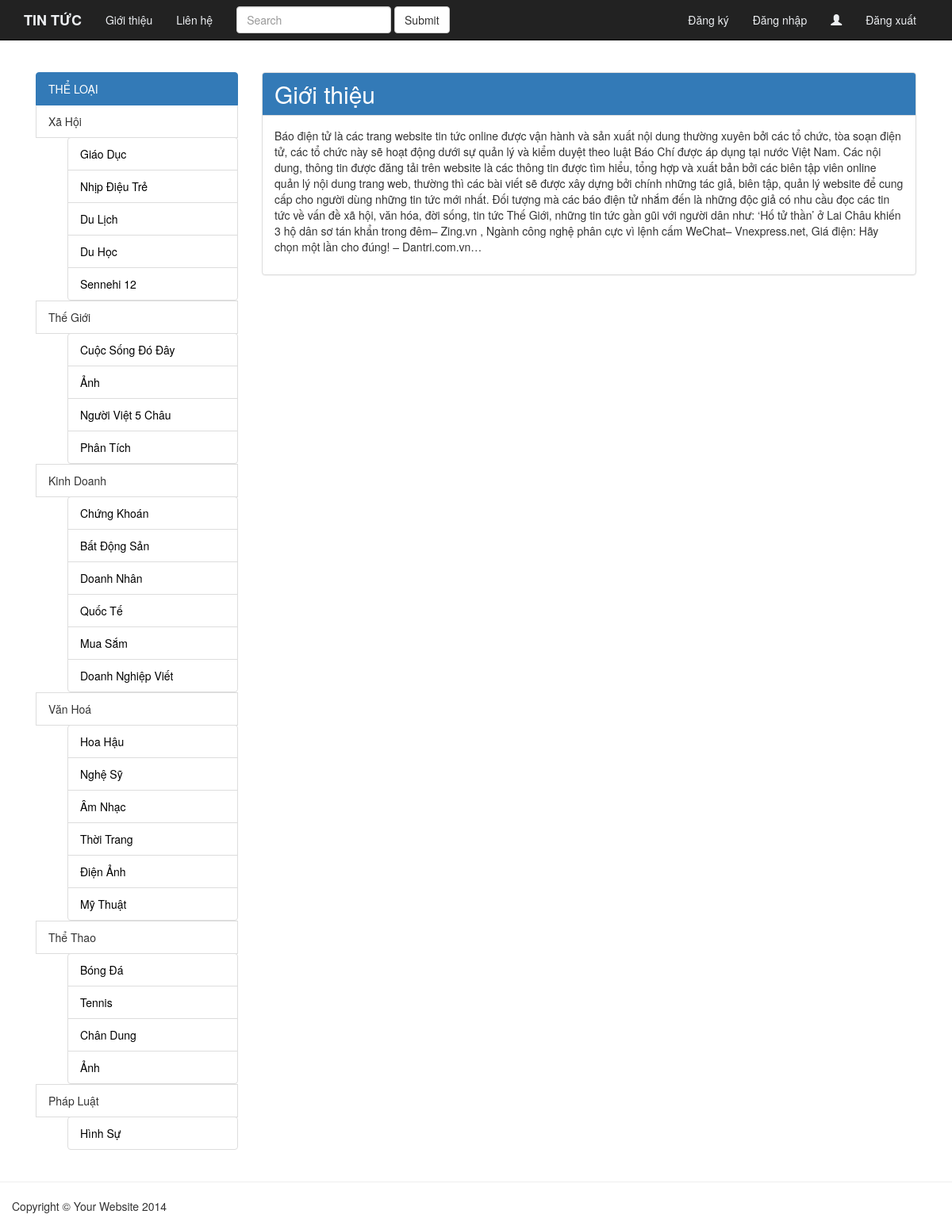
Screenshot of /gioithieu.php with the database file from the repository.
### tables this page shows
CREATE TABLE `theloai` (
  `id` int(10) UNSIGNED NOT NULL,
  `Ten` varchar(255) NOT NULL,
  `TenKhongDau` varchar(255) NOT NULL,
  `created_at` timestamp NULL DEFAULT NULL,
  `updated_at` timestamp NULL DEFAULT NULL
);

CREATE TABLE `loaitin` (
  `id` int(10) UNSIGNED NOT NULL,
  `idTheLoai` int(10) UNSIGNED NOT NULL,
  `Ten` varchar(255) NOT NULL,
  `TenKhongDau` varchar(255) NOT NULL,
  `created_at` timestamp NULL DEFAULT NULL,
  `updated_at` timestamp NULL DEFAULT NULL
);

### function.php (called while the page is built, shortened)
<?php
    function Connect(){
        $ketnoi= mysqli_connect("localhost","root","","tintuc_c21ath2");
        return $ketnoi;
    }
    function Get_All_TheLoai(){
        $conn=Connect();
        $sql="SELECT * FROM theloai";
        $kq= mysqli_query($conn,$sql);
        return $kq;
    }
    function Cac_loaiTin_Theo_TheLoai($idTL){
        $conn=Connect();
        $sql="SELECT * FROM loaitin where idTheLoai=$idTL";
        $kq= mysqli_query($conn,$sql);
        return $kq;
    }

### menu.php (the view)
<div class="col-md-3 ">
			<ul class="list-group" id="menu">
				<li href="#" class="list-group-item menu1 active">
					THỂ LOẠI
				</li>
					<?php
					$kq= Get_All_TheLoai();
					while($row = mysqli_fetch_assoc($kq)){
						$kq1= Cac_loaiTin_Theo_TheLoai($row["id"]);
						if(mysqli_num_rows($kq1) > 0){
					?>
				<li href="#" class="list-group-item menu1">
					<?php
					echo $row["Ten"];
					?>
				</li>
			<ul>
				<?php
				while($row2= mysqli_fetch_assoc($kq1)){
				?>
				<li class="list-group-item">
					<a href="loaitin.php?idlt=<?php echo $row2["id"];?>&TenTL=<?php echo $row["Ten"];?>"><?php echo $row2["Ten"];?></a>
				</li>
				<?php } ?>
			</ul>
				<?php
					} }
				?>
			</ul>
        </div>

### css/shop-homepage.css (style rules this page uses)
body { padding-top: 70px; }

### css/my.css (style rules this page uses)
a { color:black; }

### rows the page displays
theloai: Ten "Xã Hội"
loaitin: Ten "Giáo Dục"
loaitin: Ten "Nhịp Điệu Trẻ"
loaitin: Ten "Du Lịch"
loaitin: Ten "Du Học"
loaitin: Ten "Sennehi 12"
theloai: Ten "Thế Giới"
loaitin: Ten "Cuộc Sống Đó Đây"
loaitin: Ten "Ảnh"
loaitin: Ten "Người Việt 5 Châu"
loaitin: Ten "Phân Tích"
theloai: Ten "Kinh Doanh"
loaitin: Ten "Chứng Khoán"
loaitin: Ten "Bất Động Sản"
loaitin: Ten "Doanh Nhân"
loaitin: Ten "Quốc Tế"
loaitin: Ten "Mua Sắm"
loaitin: Ten "Doanh Nghiệp Viết"
theloai: Ten "Văn Hoá"
loaitin: Ten "Hoa Hậu"
loaitin: Ten "Nghệ Sỹ"
loaitin: Ten "Âm Nhạc"
loaitin: Ten "Thời Trang"
loaitin: Ten "Điện Ảnh"
loaitin: Ten "Mỹ Thuật"
theloai: Ten "Thể Thao"
loaitin: Ten "Bóng Đá"
loaitin: Ten "Tennis"
loaitin: Ten "Chân Dung"
loaitin: Ten "Ảnh"
theloai: Ten "Pháp Luật"
loaitin: Ten "Hình Sự"
